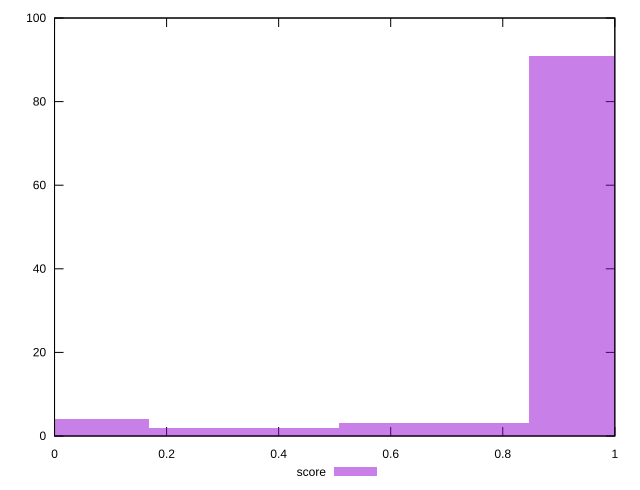

Write gnuplot code to recreate this figure.
reset

$score <<EOF
0 4
1.0153877575950412 91
0.3384625858650137 2
0.6769251717300274 3
EOF

set key outside below
set boxwidth 0.3384625858650137
set xrange [0:1]
set yrange [0:100]
set trange [0:100]
set style fill transparent solid 0.5 noborder
set terminal svg size 640, 490 enhanced background rgb 'white'
set output "report/report_00029_2021-02-24T13-36-40.390Z/estimated-input-latency/samples/agenda/score/histogram.svg"

plot $score title "score" with boxes

reset
